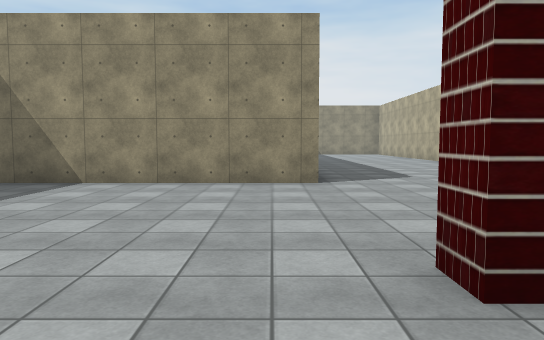
View 1 (above)

24 first-person views from a walk through a Unity game level. The camera is 1.4 m above the floor, tilts 4° down and sees 70° across. The floor is counted in squares, 2 m on a side. Each view is taken from the middle of a square. On the plan, view 1 faces up. The plan holds only what a view shows up to about 11 squares ahead; the rest is blank. The place goes on beyond the plan. The player is left out. Some surface patterns are stand-ins.

View 2
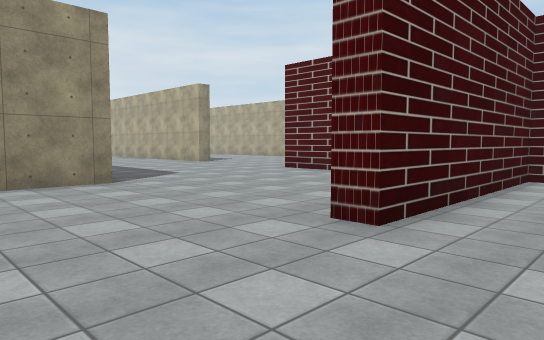

View 3
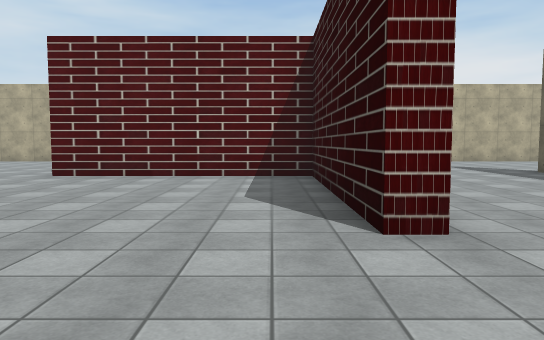

View 4
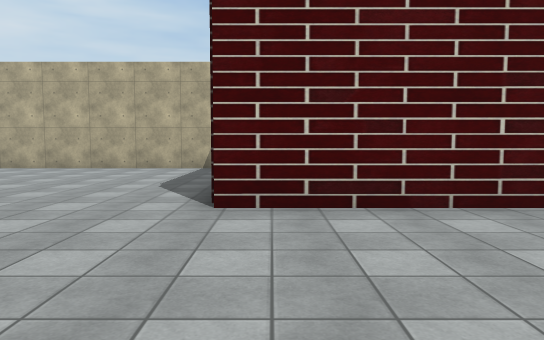

View 5
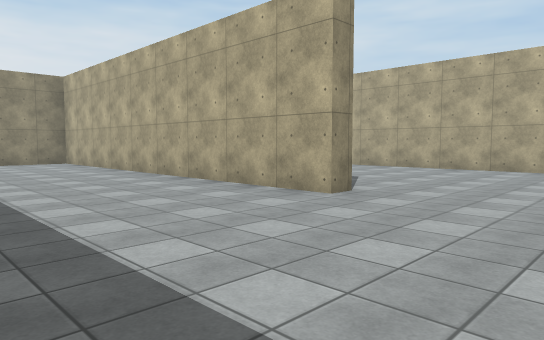

View 6
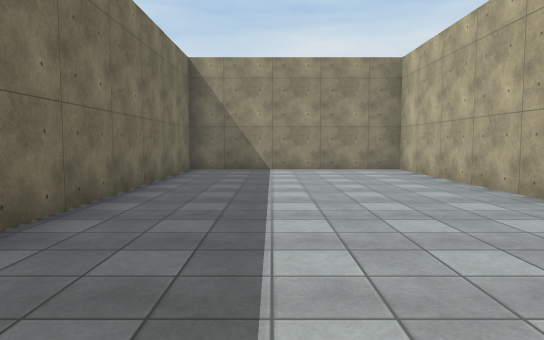

View 7
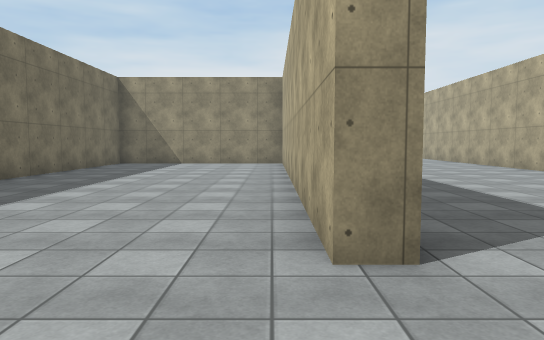

View 8
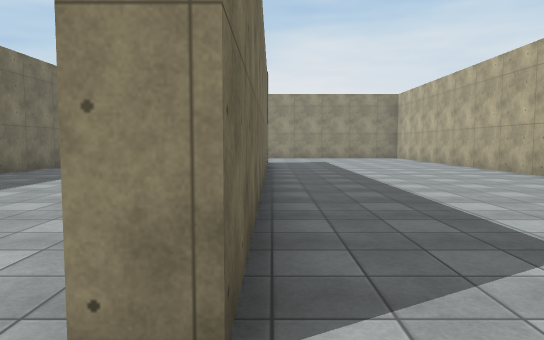

View 9
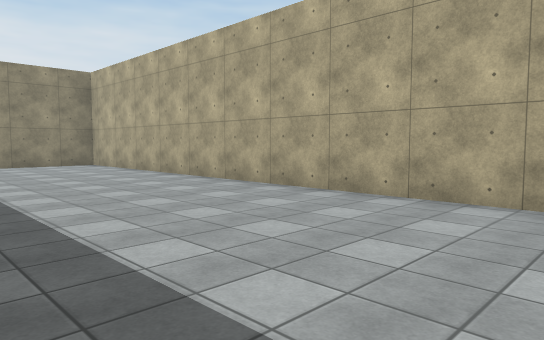

View 10
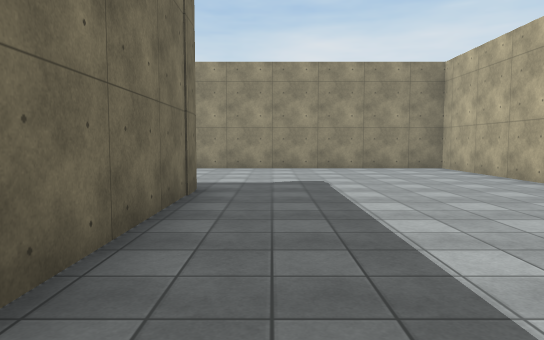

View 11
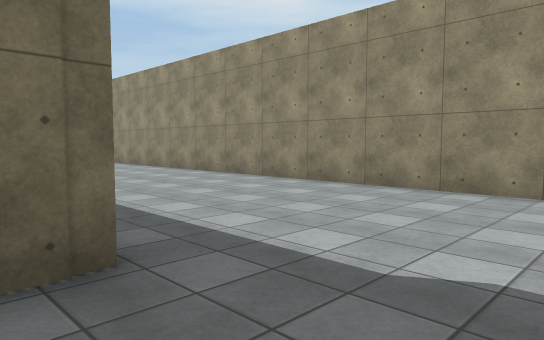

View 12
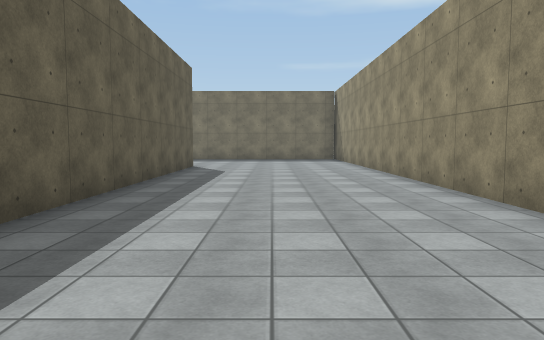

View 13
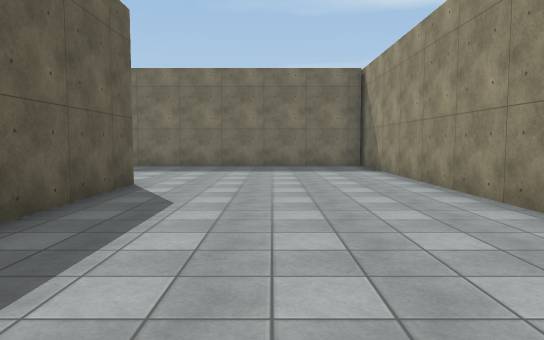

View 14
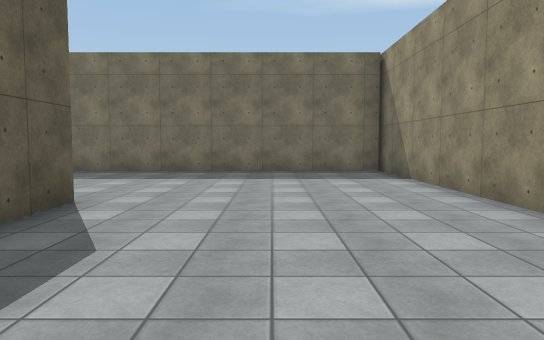

View 15
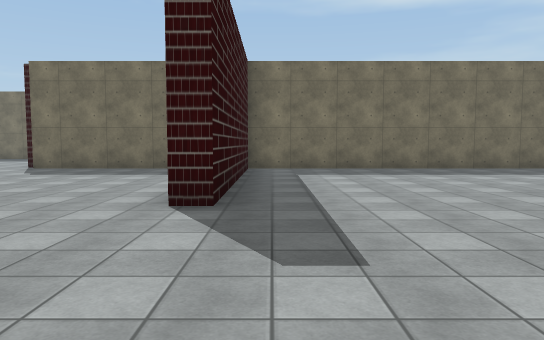

View 16
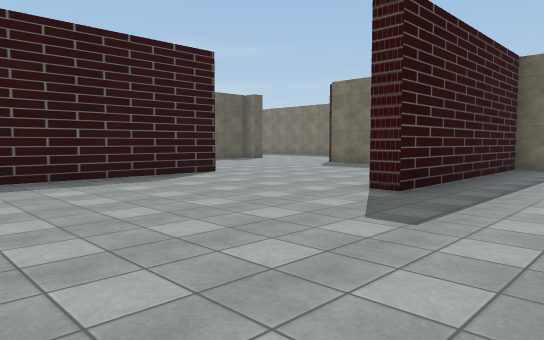

View 17
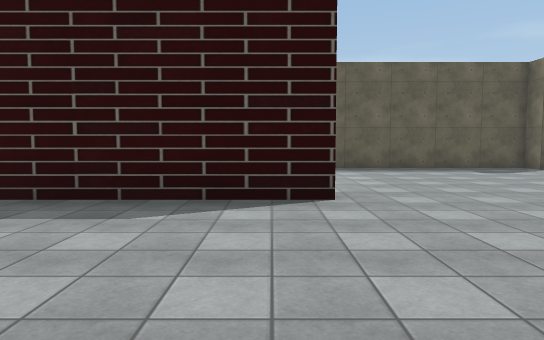

View 18
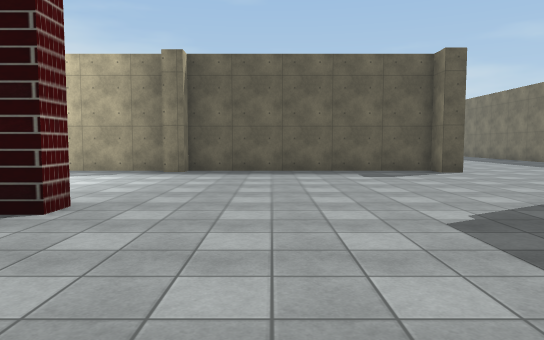

View 19
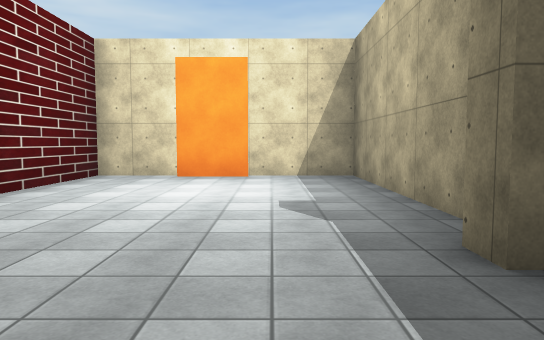

View 20
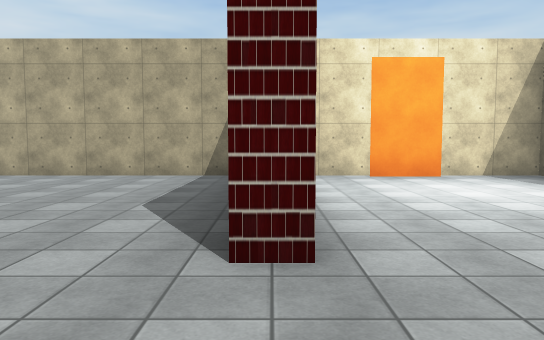

View 21
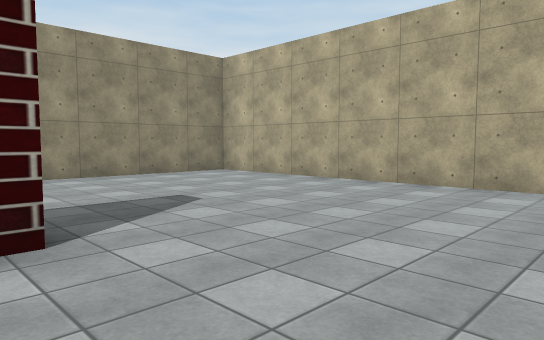

View 22
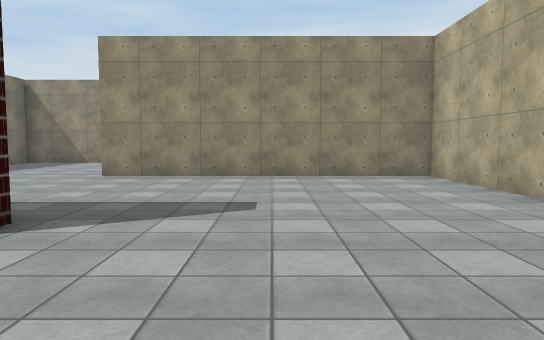

View 23
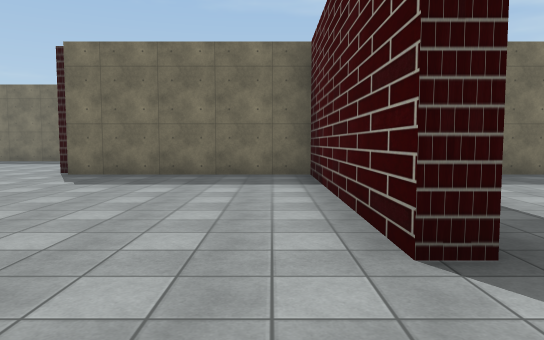

View 24
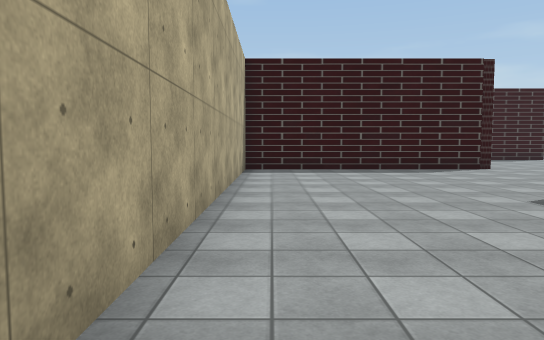

### Floor plan
Points are (right, up) in squares from view 1. A wall is a line through its corners. A room is listed if a view was taken in it or the views show most of it. See-through windows are left out.
Room 1 (view 1)
walls: (6.2, 1.6) (0.9, 1.6)
ways out: opening at (0.5, 0.5) to room 2
Room 2 (views 2, 3, 4, 5, 6, 7, 8, 9, 10, 11, 12, 13, 14, 15, 16, 17, 18, 19, 20, 21, 22, 23, 24)
walls: (0.4, 13.9) (0.4, 23.1) (-6.6, 23.1); (0, 9.4) (0, 11); (-5.8, 12.6) (-5.8, 13.3) (-1.2, 13.3); (0.9, 6.7) (-4.8, 6.7); (-6.6, 23.7) (1.8, 23.7); (-5.4, 7.2) (0.4, 7.2) (0.4, 12.7) (-2.8, 12.7); (6.9, 24) (6.9, 12.2) (6.4, 12.2) (6.4, 23.1) (0.9, 23.1) (0.9, 16); (0.9, 1.6) (0.9, 2.1) (6.2, 2.1) (6.2, 7.7) (12.7, 7.7) (12.7, 28.7) (-11.9, 28.7); (-12.5, 7.9) (-12, 7.9) (-12, 7.2) (-5.8, 7.2) (-5.8, 7.7) (-5.4, 7.7); (-11.6, 28.8) (-11.6, 18.4) (-5.3, 18.4) (-5.3, 17.9) (-11.6, 17.9) (-11.6, 12.4)
ways out: opening at (0.5, 0.5) to room 1

Where each view was taken, in squares from view 1:
view 1: 0 up, 0 right, facing up
view 2: 0 up, 2 left, facing up-right
view 3: 3 up, 2 left, facing right
view 4: 7 up, 2 right, facing right
view 5: 9 up, 2 right, facing up-right
view 6: 13 up, 3 right, facing up
view 7: 10 up, 6 right, facing up
view 8: 11 up, 7 right, facing up
view 9: 16 up, 8 right, facing up-right
view 10: 18 up, 8 right, facing up
view 11: 23 up, 9 right, facing up-left
view 12: 26 up, 5 right, facing left
view 13: 26 up, 0 right, facing left
view 14: 26 up, 2 left, facing left
view 15: 19 up, 1 left, facing left
view 16: 21 up, 0 right, facing down-left
view 17: 18 up, 5 left, facing down
view 18: 17 up, 8 left, facing down
view 19: 9 up, 8 left, facing right
view 20: 13 up, 8 left, facing right
view 21: 15 up, 6 left, facing up-right
view 22: 15 up, 3 left, facing up
view 23: 17 up, 3 left, facing left
view 24: 18 up, 12 right, facing down
